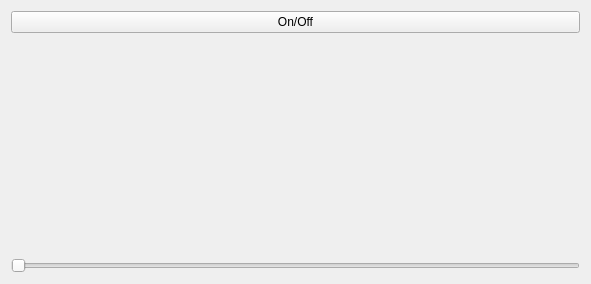
<?xml version="1.0" encoding="UTF-8"?>
<ui version="4.0">
 <class>Widget</class>
 <widget class="QWidget" name="Widget">
  <property name="geometry">
   <rect>
    <x>0</x>
    <y>0</y>
    <width>591</width>
    <height>284</height>
   </rect>
  </property>
  <property name="windowTitle">
   <string>Widget</string>
  </property>
  <layout class="QGridLayout" name="gridLayout">
   <item row="1" column="0">
    <widget class="Visor" name="visor" native="true"/>
   </item>
   <item row="0" column="0">
    <widget class="QPushButton" name="pb_encender">
     <property name="text">
      <string>On/Off</string>
     </property>
    </widget>
   </item>
   <item row="2" column="0">
    <widget class="QSlider" name="slider">
     <property name="minimum">
      <number>500</number>
     </property>
     <property name="maximum">
      <number>5000</number>
     </property>
     <property name="singleStep">
      <number>500</number>
     </property>
     <property name="pageStep">
      <number>500</number>
     </property>
     <property name="orientation">
      <enum>Qt::Horizontal</enum>
     </property>
    </widget>
   </item>
  </layout>
 </widget>
 <layoutdefault spacing="6" margin="11"/>
 <customwidgets>
  <customwidget>
   <class>Visor</class>
   <extends>QWidget</extends>
   <header>visor.h</header>
   <container>1</container>
  </customwidget>
 </customwidgets>
 <resources/>
 <connections/>
</ui>
